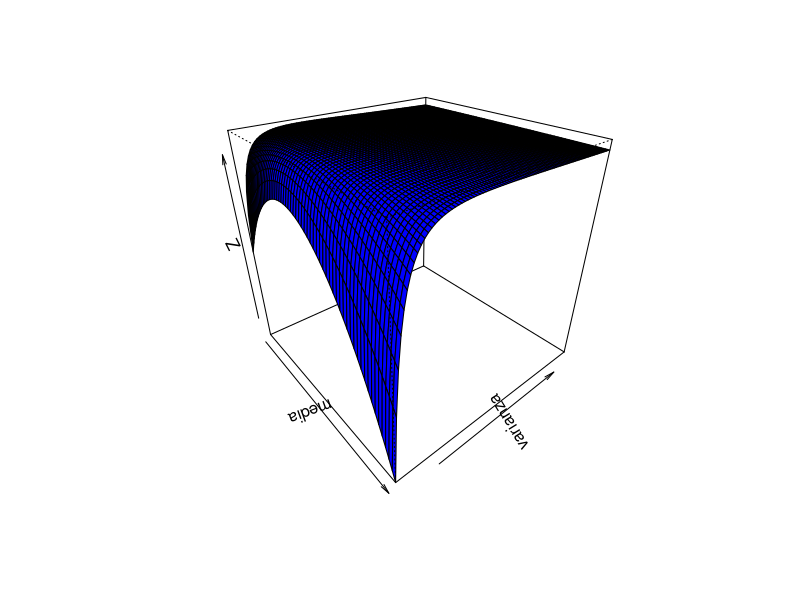

This figure's R source:
## Presentar un resumen de la verosimilitud

## Información dada:
# Datos x
x <- c()
# La función de distribución asociada a ese parámetro (univariada)

## Construcción de la Log-Verosimilitud
Log_veros <- function(datos, f, parAmetros = 1,...){
	if(parAmetros == 1){
		L <- function(theta){
		  sum(log(f(datos, theta, ...)))
		}
		L <- Vectorize(L, "theta")
	}else{
		L <- function(theta1, theta2){
			sum(log(f(datos, theta1, theta2, ...)))
		}
		L <- Vectorize(L, c("theta1", "theta2"))
	}
}

## Ejemplos:

y <- rnorm(100, mean = 2.4, sd = 2)
l_norm <- Log_veros(y, dnorm, parAmetros=2)
media <- seq(0, 6, by = 0.1)
varianza <- seq(0.5, 9, by = 0.1)
Z <- outer(media, varianza, l_norm)
persp(media, varianza, Z, theta = 50, phi = 30, col = "blue")

